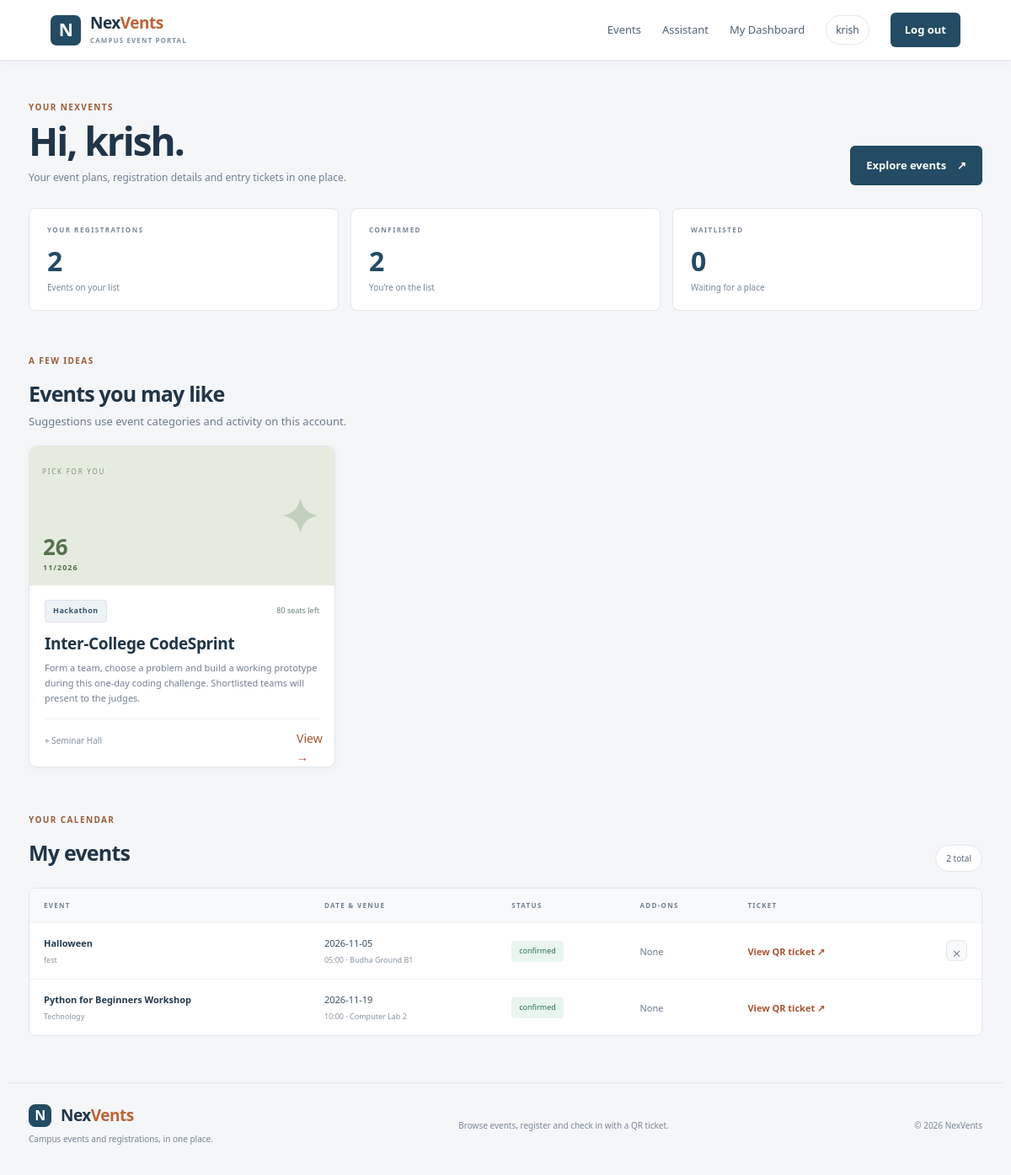
/dashboard (signed in), run on the app's committed database.
### tables this page shows
CREATE TABLE events (
            id INTEGER PRIMARY KEY AUTOINCREMENT,
            title TEXT NOT NULL,
            category TEXT NOT NULL,
            description TEXT NOT NULL,
            venue TEXT NOT NULL,
            event_date TEXT NOT NULL,
            event_time TEXT NOT NULL,
            capacity INTEGER NOT NULL CHECK(capacity > 0),
            price REAL NOT NULL DEFAULT 0 CHECK(price >= 0),
            cover TEXT NOT NULL DEFAULT 'violet',
            created_by INTEGER,
            created_at TEXT NOT NULL DEFAULT CURRENT_TIMESTAMP, accommodation_enabled INTEGER NOT NULL DEFAULT 0, stay_price REAL NOT NULL DEFAULT 0, food_price REAL NOT NULL DEFAULT 0, accommodation_capacity INTEGER NOT NULL DEFAULT 0, medical_location TEXT NOT NULL DEFAULT '', medical_contact TEXT NOT NULL DEFAULT '', security_contact TEXT NOT NULL DEFAULT '', emergency_contact TEXT NOT NULL DEFAULT '',
            FOREIGN KEY(created_by) REFERENCES users(id) ON DELETE SET NULL
        );

CREATE TABLE registrations (
            id INTEGER PRIMARY KEY AUTOINCREMENT,
            user_id INTEGER NOT NULL,
            event_id INTEGER NOT NULL,
            ticket_code TEXT NOT NULL UNIQUE,
            status TEXT NOT NULL DEFAULT 'confirmed' CHECK(status IN ('confirmed','waitlisted','cancelled')),
            registered_at TEXT NOT NULL DEFAULT CURRENT_TIMESTAMP,
            checked_in_at TEXT, stay_selected INTEGER NOT NULL DEFAULT 0, food_selected INTEGER NOT NULL DEFAULT 0, addon_total REAL NOT NULL DEFAULT 0,
            UNIQUE(user_id, event_id),
            FOREIGN KEY(user_id) REFERENCES users(id) ON DELETE CASCADE,
            FOREIGN KEY(event_id) REFERENCES events(id) ON DELETE CASCADE
        );

### app/routes.py (the view)
@bp.route("/dashboard")
@login_required
def dashboard():
    user = session["user"]
    if user["role"] == "admin":
        return redirect(url_for("main.admin_dashboard"))
    if user["role"] == "coordinator":
        return redirect(url_for("main.coordinator_dashboard"))
    rows = get_db().execute(
        "SELECT r.*, e.title, e.category, e.venue, e.event_date, e.event_time, e.cover "
        "FROM registrations r JOIN events e ON e.id=r.event_id WHERE r.user_id=? "
        "AND r.status != 'cancelled' ORDER BY e.event_date ASC", (user["id"],)
    ).fetchall()
    recommendations = smart_recommendations(user["id"], limit=3)
    return render_template("dashboard.html", registrations=rows, recommendations=recommendations)

### app/db.py (called while the page is built)
def get_db():
    if "db" not in g:
        db_path = current_app.config["DATABASE"]
        Path(db_path).parent.mkdir(parents=True, exist_ok=True)
        g.db = sqlite3.connect(db_path)
        g.db.row_factory = sqlite3.Row
        g.db.execute("PRAGMA foreign_keys = ON")
    return g.db

### app/routes.py (called while the page is built)
def login_required(fn):
    @wraps(fn)
    def wrapped(*args, **kwargs):
        if not session.get("user"):
            flash("Please log in to continue.", "info")
            return redirect(url_for("main.login", next=request.path))
        return fn(*args, **kwargs)
    return wrapped

def event_counts(event_id):
    db = get_db()
    row = db.execute(
        "SELECT SUM(CASE WHEN status='confirmed' THEN 1 ELSE 0 END) confirmed, "
        "SUM(CASE WHEN status='waitlisted' THEN 1 ELSE 0 END) waitlisted "
        "FROM registrations WHERE event_id=?", (event_id,)
    ).fetchone()
    return {"confirmed": row["confirmed"] or 0, "waitlisted": row["waitlisted"] or 0}

def get_event(event_id):
    event = get_db().execute("SELECT * FROM events WHERE id=?", (event_id,)).fetchone()
    if not event:
        abort(404)
    data = dict(event)
    counts = event_counts(event_id)
    data.update(counts)
    data["seats_left"] = max(0, data["capacity"] - counts["confirmed"])
    stay_count = get_db().execute(
        "SELECT COUNT(*) AS n FROM registrations WHERE event_id=? AND status='confirmed' AND stay_selected=1",
        (event_id,),
    ).fetchone()["n"]
    data["stay_booked"] = stay_count
    data["stay_slots_left"] = max(0, data.get("accommodation_capacity", 0) - stay_count)
    return data

### app/templates/dashboard.html
{% extends 'base.html' %}{% block title %}My Dashboard — NexVents{% endblock %}{% block content %}
<section class="dash-heading"><div><div class="eyebrow">YOUR NEXVENTS</div><h1>Hi, {{ current_user.name.split(' ')[0] }}.</h1><p class="muted">Your event plans, registration details and entry tickets in one place.</p></div><a class="btn btn-primary" href="{{ url_for('main.home') }}#discover">Explore events <span>↗</span></a></section>
<div class="dash-stat-grid"><div class="stat-card"><span>YOUR REGISTRATIONS</span><b>{{ registrations|length }}</b><small>Events on your list</small></div><div class="stat-card"><span>CONFIRMED</span><b>{{ registrations|selectattr('status','equalto','confirmed')|list|length }}</b><small>You're on the list</small></div><div class="stat-card"><span>WAITLISTED</span><b>{{ registrations|selectattr('status','equalto','waitlisted')|list|length }}</b><small>Waiting for a place</small></div></div>
{% if recommendations %}<section class="section compact-section"><div class="section-head"><div><div class="eyebrow">A FEW IDEAS</div><h2>Events you may like</h2><p class="muted">Suggestions use event categories and activity on this account.</p></div></div><div class="event-grid">{% for event in recommendations %}<article class="event-card"><a class="event-cover cover-{{ event.cover }}" href="{{ url_for('main.event_detail', event_id=event.id) }}"><span class="cover-kicker">PICK FOR YOU</span><span class="cover-symbol">✦</span><span class="cover-date">{{ event.event_date[8:10] }} <small>{{ event.event_date[5:7] }}/{{ event.event_date[:4] }}</small></span></a><div class="event-body"><div class="event-meta"><span class="tag">{{ event.category }}</span><span class="seats">{{ event.seats_left }} seats left</span></div><h3><a href="{{ url_for('main.event_detail', event_id=event.id) }}">{{ event.title }}</a></h3><p>{{ event.description }}</p><div class="event-foot"><span>⌖ {{ event.venue }}</span><a href="{{ url_for('main.event_detail', event_id=event.id) }}">View →</a></div></div></article>{% endfor %}</div></section>{% endif %}
<section class="section compact-section"><div class="section-head"><div><div class="eyebrow">YOUR CALENDAR</div><h2>My events</h2></div><span class="count-pill">{{ registrations|length }} total</span></div>{% if registrations %}<div class="table-wrap"><table><thead><tr><th>EVENT</th><th>DATE & VENUE</th><th>STATUS</th><th>ADD-ONS</th><th>TICKET</th><th></th></tr></thead><tbody>{% for r in registrations %}<tr><td><b>{{ r.title }}</b><small>{{ r.category }}</small></td><td>{{ r.event_date }}<small>{{ r.event_time }} · {{ r.venue }}</small></td><td><span class="status status-{{ r.status }}">{{ r.status }}</span></td><td>{% if r.stay_selected or r.food_selected %}{{ 'Stay' if r.stay_selected }}{% if r.stay_selected and r.food_selected %} + {% endif %}{{ 'Food' if r.food_selected }}<small>₹{{ '%.2f'|format(r.addon_total) }}</small>{% else %}<span class="muted">None</span>{% endif %}</td><td>{% if r.status=='confirmed' %}<a class="text-link" href="{{ url_for('main.ticket', registration_id=r.id) }}">View QR ticket ↗</a>{% else %}<span class="muted">No ticket yet</span>{% endif %}</td><td>{% if not r.checked_in_at %}<form method="post" action="{{ url_for('main.cancel_registration', registration_id=r.id) }}" onsubmit="return confirm('Cancel this registration?')"><button class="icon-btn" title="Cancel registration">×</button></form>{% endif %}</td></tr>{% endfor %}</tbody></table></div>{% else %}<div class="empty-state"><div>✳</div><h3>Your calendar is open</h3><p>Find an event that speaks to you and save your place.</p><a class="btn btn-primary" href="{{ url_for('main.home') }}#discover">Explore events</a></div>{% endif %}</section>{% endblock %}

### data on the page
events: event_date "26", event_date "11", event_date "2026", category "Hackathon", seats_left "80", title "Inter-College CodeSprint", description "Form a team, choose a problem and build a working prototype during this one-day coding challenge. Shortlisted teams will present to the judges.", venue "Seminar Hall"
registrations: title "Halloween", category "fest", event_date "2026-11-05", event_time "05:00", venue "Budha Ground B1", status "confirmed", stay_selected "None"
registrations: title "Python for Beginners Workshop", category "Technology", event_date "2026-11-19", event_time "10:00", venue "Computer Lab 2", status "confirmed", stay_selected "None"

### other printed values
{{ current_user.name.split(' ')[0] }} "krish"
{{ registrations|length }} "2"
{{ registrations|selectattr('status','equalto','confirmed')|list|length }} "2"
{{ registrations|selectattr('status','equalto','waitlisted')|list|length }} "0"
